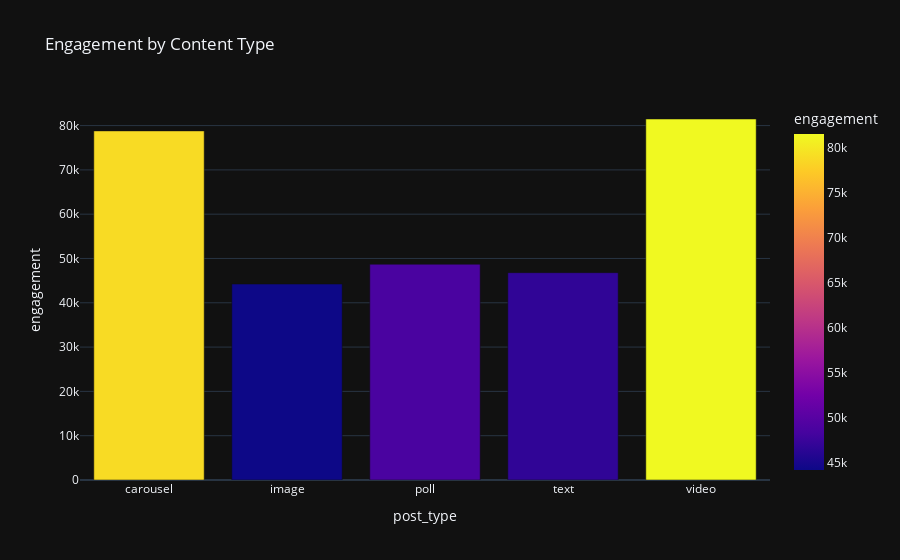

The notebook cell this image was saved under:
### Code cell
#Management wants an interactive category comparison.
#Tasks:
# Group by Content_Type
# Plot px.bar()
# Add color, title
# Identify highest performing category

df['engagement'] = df['likes'] + df['comments'] + df['shares']

# Group by Content_Type and sum engagement
category_engagement = df.groupby('post_type', as_index=False)['engagement'].sum()

# Create interactive bar plot
fig = px.bar(category_engagement,x='post_type',y='engagement',color='engagement',
    title="Engagement by Content Type",
    template="plotly_dark")

fig.show()

### Figure 1 — Plotly figure (JSON) as saved in the notebook; plotly's stock layout.template omitted (floating-point values rounded to 4 significant figures)
{"data": [{"alignmentgroup": "True", "hovertemplate": "post_type=%{x}<br>engagement=%{marker.color}<extra></extra>", "legendgroup": "", "marker": {"color": [78799, 44225, 48703, 46801, 81484], "coloraxis": "coloraxis", "pattern": {"shape": ""}}, "name": "", "offsetgroup": "", "orientation": "v", "showlegend": false, "textposition": "auto", "type": "bar", "x": ["carousel", "image", "poll", "text", "video"], "xaxis": "x", "y": [78799, 44225, 48703, 46801, 81484], "yaxis": "y"}], "layout": {"autosize": true, "barmode": "relative", "coloraxis": {"colorbar": {"title": {"text": "engagement"}}, "colorscale": [[0, "#0d0887"], [0.1111, "#46039f"], [0.2222, "#7201a8"], [0.3333, "#9c179e"], [0.4444, "#bd3786"], [0.5556, "#d8576b"], [0.6667, "#ed7953"], [0.7778, "#fb9f3a"], [0.8889, "#fdca26"], [1, "#f0f921"]]}, "legend": {"tracegroupgap": 0}, "title": {"text": "Engagement by Content Type"}, "xaxis": {"anchor": "y", "autorange": true, "domain": [0, 1], "range": [-0.5, 4.5], "title": {"text": "post_type"}, "type": "category"}, "yaxis": {"anchor": "x", "autorange": true, "domain": [0, 1], "range": [0, 85770.0], "title": {"text": "engagement"}, "type": "linear"}}}
